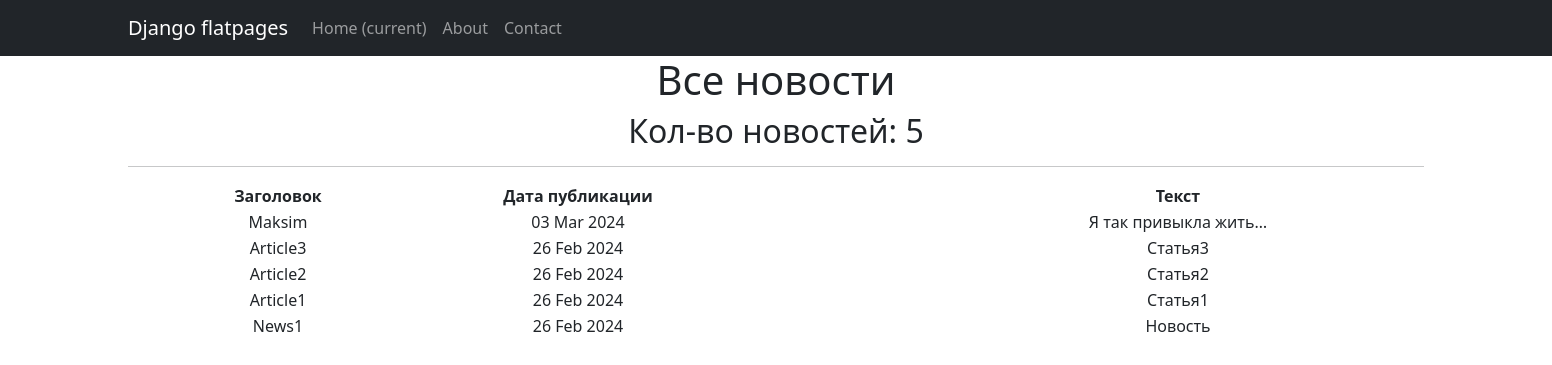
Page /news/ on the committed database.
### news/models.py (models this page shows, shortened)
class Post(models.Model):
    author = models.ForeignKey(Author, on_delete=models.CASCADE)
    NEWS = "NW"
    ARTICLE = "AR"
    CATEGORY_CHOICES = (
        (NEWS, "Новость"),
        (ARTICLE, "Статья"),
    )
    categoryType = models.CharField(max_length=2, choices=CATEGORY_CHOICES, default=ARTICLE)
    dateCreation = models.DateTimeField(auto_now_add=True)
    postCategory = models.ManyToManyField(Category, through="PostCategory")
    title = models.CharField(max_length=128)
    text = models.TextField()
    rating = models.SmallIntegerField(default=0)

### news/views.py (the view)
# urls.py: path('', NewsList.as_view()),
class NewsList(ListView):
    model = Post
    ordering = '-dateCreation'
    template_name = 'news.html'
    context_object_name = 'news'

### templates/news.html (shortened to what this page needs)
{% extends 'flatpages/default.html' %}
{% block content %}
   <h1>Все новости</h1>
   <h2>Кол-во новостей: {{ news|length }}</h2>
   <hr>
   {% if news %}
       <table width="1500px">
           <tr>
               <th width="300px">Заголовок</th>
               <th width="300px">Дата публикации</th>
               <th width="900px">Текст</th>
           </tr>
           {% for post in news %}
           <tr>
               <td>{{ post.title }}</td>
               <td>{{ post.dateCreation|date:'d M Y' }}</td>
               <td>{{ post.text|truncatechars:20 }}</td>
           </tr>
           {% endfor %}
       </table>
   {% else %}
       <h2>Новостей нет!</h2>
   {% endif %}
{% endblock content %}

### templates/flatpages/default.html (shortened to what this page needs)
<!DOCTYPE html>
<html lang="en">
    <head>
		{% load static %}
        <link href="{% static 'css/styles.css' %}" rel="stylesheet" />
    </head>
    <body>
        <nav class="navbar navbar-expand-lg navbar-dark bg-dark static-top">
   			<div class="container">
       			<a class="navbar-brand" href="#">Django flatpages</a>
       			<div class="collapse navbar-collapse" id="navbarResponsive">
           			<ul class="navbar-nav ml-auto">
               			<li class="nav-item active">
                   			<a class="nav-link" href="#">Home
                       			<span class="sr-only">(current)</span>
                   			</a>
               			</li>
               			<li class="nav-item">
                   			<a class="nav-link" href="/about/">About</a>
               			</li>
               			<li class="nav-item">
                   			<a class="nav-link" href="/contacts/">Contact</a>
               			</li>
           			</ul>
       			</div>
   			</div>
		</nav>
        <div class="container">
   			<div class="row">
       			<div class="col-lg-12 text-center">
           			{% block content %}{% endblock content %}
       			</div>
   			</div>
		</div>
    </body>
</html>

### rows in the picture
Post: title "Maksim", dateCreation "03 Mar 2024", text "Я так привыкла жить…"
Post: title "Article3", dateCreation "26 Feb 2024", text "Статья3"
Post: title "Article2", dateCreation "26 Feb 2024", text "Статья2"
Post: title "Article1", dateCreation "26 Feb 2024", text "Статья1"
Post: title "News1", dateCreation "26 Feb 2024", text "Новость"

### other values in the picture
{{ news|length }} "5"
